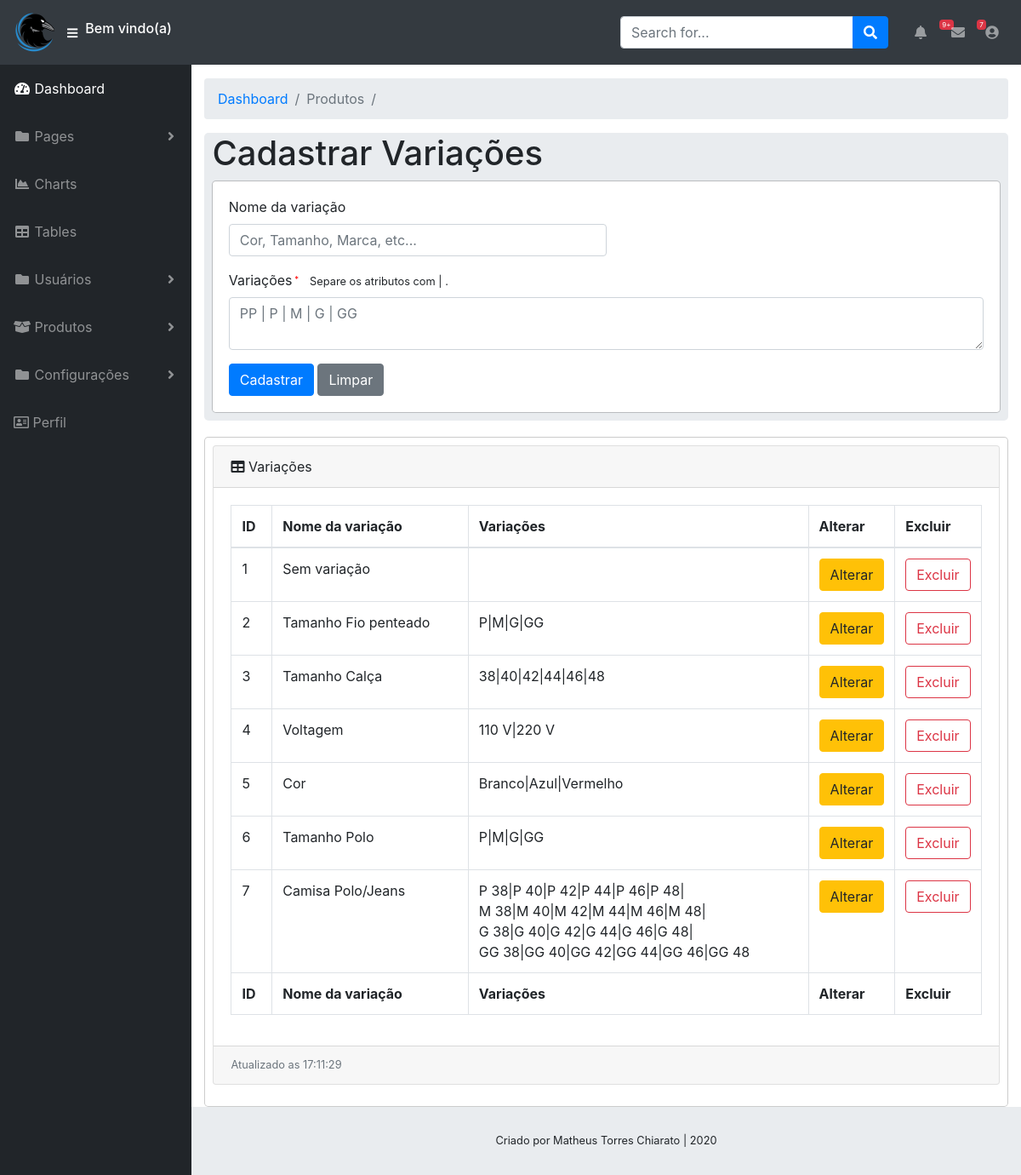
The page /view/dashboard/produto/variacao.php (signed in) on the database its author committed.
### tables this page shows
CREATE TABLE IF NOT EXISTS `m4th_v4r14c40` (
  `id` int(11) NOT NULL AUTO_INCREMENT,
  `nome` varchar(50) DEFAULT NULL,
  `tipos` varchar(200) DEFAULT NULL,
  PRIMARY KEY (`id`)
);

### control/CRUDVariacao/variacoes.php (called while the page is built, shortened)
<?php
include  $_SERVER['DOCUMENT_ROOT'] . '/site/control/CRUDVariacao/Variacao.php';
$variacao = new Variacao();
if(isset($_POST['cadastro']) && $_POST['cadastro'] != null){
    unsetVars();
    $variacao->setNome($_POST['nomeVariacao']);
    $variacao->setTipo($_POST['tipoVariacao']);
    $conexao = conexao::conect();
    $resultado = $variacao->cadastrarVariacao($conexao);
    conexao::FechaConexao($conexao);
    if($resultado == '0' || $resultado == null || !isset($resultado)){
        echo '0';
    }else{
        echo '1';
    }
}elseif (isset($_POST['listar']) && $_POST['listar'] != null){
    $conexao = conexao::conect();
    $resultado = $variacao->listarTodasVariacao($conexao);
    if($resultado == '0' || $resultado == null || !isset($resultado)){
        echo '0';
    }else{
        return $resultado;
    }
}else{
    echo "Impossivel de realizar qualquer operação";
}

### control/CRUDVariacao/Variacao.php (called while the page is built, shortened)
<?php
class Variacao{
    public function listarTodasVariacao($conexao){
        include $_SERVER['DOCUMENT_ROOT'] . '/site/dao/CRUDVariacao/SELECT_Variacao.php';
        $select = new SELECT_Variacao();
        $select->conexao = $conexao;
        $resultado = $select->selecionarAllVaricoes();
        if($resultado == '0' || $resultado == null || !isset($resultado)){
            return '0';
        }else{
            return $resultado;
        }
    }
}

### dao/CRUDVariacao/SELECT_Variacao.php (called while the page is built)
<?php
class SELECT_Variacao{
    public $conexao;
    public function selecionarAllVaricoes(){
        $query = "SELECT * FROM m4th_v4r14c40 ORDER BY id ASC";
        $resultado = mysqli_query($this->conexao, $query);
        if($resultado != '0' || $resultado != null){
            return $resultado;
        }else{
            return '0';
        }
    }
}

### control/CRUDVariacao/DisplayCRUDVariacao.php (the view, shortened to what this page needs)
<?php
class DisplayCRUDVariacao{
    public function formCadastroVariacao(){
        echo '
                <div class="content-block">
                    <h1 id="titulo">Cadastrar Variações</h1>
                    <div class="modal-content" style="padding: 1%">
                        <form id="formVariacao" action="" method="post" autocomplete="off">
                            <div style="padding: 1%">
                            <div class="form-group" id="idVariacao"><label for="idVariacao">ID</label><input type="text" id="idVariacao" name="idVariacao" class="form-control" readonly></div>
                                <div class="form-group">
                                    <label for="nomeVariacao">Nome da variação</label>
                                    <input type="text" class="form-control" id="nomeVariacao" name="nomeVariacao" autocomplete="off" placeholder="Cor, Tamanho, Marca, etc..." required style="width: 50%;">
                                </div>
                                <div class="form-group">
                                    <label for="tiposVariacao">Variações</label><small><sup style="color: red"> * </sup></small><span>&numsp;<small>Separe os atributos com | .</small></span>
                                    <textarea class="form-control" name="tiposVariacao" id="tiposVariacao" cols="20" rows="2" placeholder="PP | P | M | G | GG"></textarea>
                                </div>
                                <button type="submit" form="formVariacao" id="submitVariacao" name="submitVariacao" class="btn btn-primary">Cadastrar</button>
                                <button type="button" form="formVariacao" id="alterarVariacao" name="alterarVariacao" class="btn btn-warning">Alterar</button>
                                <button type="reset" form="formVariacao" id="resetVariacao" name="resetVariacao" class="btn btn-secondary">Limpar</button>
                            </div>
                        </form>
                    </div>
                </div>
        ';
    }
    public function listarVariacoes(){
        include $_SERVER['DOCUMENT_ROOT'] . '/site/control/CRUDVariacao/variacoes.php';
        if(isset($resultado) && $resultado != null && $resultado != '0'){
            echo '
                <div class="modal-content" style="padding: 1%">
                    <div class="card mb-3">
                    <div class="card-header">
                        <i class="fas fa-table"></i>
                        Variações
                    </div>
                    <div class="card-body">
                        <div class="table-responsive">
                            <table class="table table-bordered" id="User_data" width="100%" cellspacing="0">
                                <thead>
                                    <tr>
                                        <th>ID</th>
                                        <th>Nome da variação</th>
                                        <th>Variações</th>
                                        <th style="width: 10%">Alterar</th>
                                        <th style="width: 10%">Excluir</th>
                                    </tr>
                                </thead>
                                <tfoot>
                                    <tr>
                                        <th>ID</th>
                                        <th>Nome da variação</th>
                                        <th>Variações</th>
                                        <th style="width: 10%">Alterar</th>
                                        <th style="width: 10%">Excluir</th>
                                    </tr>
                                </tfoot>
                                <tbody>
                </div>
            ';
            $number = 0;
            foreach ($resultado as $resul) {
                $number ++;
                echo '
                    <tr id="User_row' . $number . '">
                        <td class="id_val">' . $resul['id'] . '</td>
                        <td class="nomeVariacao">' . urldecode($resul['nome']) . '</td>
                        <td class="tiposVariacao">' . urldecode($resul['tipos']) . '</td>
                        <td class="text-center"><button class="btn btn-warning" id="alterar" name="alterar" value="'. $number .'">Alterar</button></td>
                        <td class="text-center"><button class="btn btn-outline-danger" id="excluir" name="excluir" value="'. $number .'">Excluir</button></td>
                    </tr>
                ';
            }
            echo '
                </tbody></table>
                        </div>
                    </div>
                    <div class="card-footer small text-muted">Atualizado as ' . date("H:i:s") . '</div>
                </div>
            ';
        }else{
            echo '<tr><td>Nenhuma Variação Cadastrada</td></tr>';
        }
    }
}

### view/dashboard/css/mathstyles.css (style rules this page uses)
.content-block { width: 100%; background-color: #e9ecef; padding-left: 1%; padding-right: 1%; padding-bottom: 1%; margin-bottom: 2%; border-radius: 5px; }

### rows shown on the page
m4th_v4r14c40: id "1", nome "Sem variação"
m4th_v4r14c40: id "2", nome "Tamanho Fio penteado", tipos "P|M|G|GG"
m4th_v4r14c40: id "3", nome "Tamanho Calça", tipos "38|40|42|44|46|48"
m4th_v4r14c40: id "4", nome "Voltagem", tipos "110 V|220 V"
m4th_v4r14c40: id "5", nome "Cor", tipos "Branco|Azul|Vermelho"
m4th_v4r14c40: id "6", nome "Tamanho Polo", tipos "P|M|G|GG"
m4th_v4r14c40: id "7", nome "Camisa Polo/Jeans", tipos "P 38|P 40|P 42|P 44|P 46|P 48| M 38|M 40|M 42|M 44|M 46|M 48| G 38|G 40|G 42|G 44|G 46|G 48| GG 38|GG 40|GG 42|GG 44|GG 46|GG 48"
